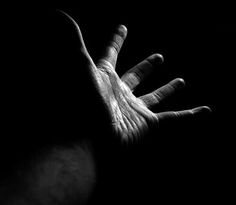
#> input picture assignment-1-transformations/3/code/third.jpg, 236 x 205 px
$ python myMainScript.py
#> lines starting #> are read from the running program, lines starting #| are printed output that depends on the picture
#> further down, img is the input picture: shape (205, 236, 3); min 0, max 255, mean 13.1
import numpy as np
import matplotlib.pyplot as plt
import matplotlib.image as mpimg
from PIL import Image

def plotImages(images, cmap='gray'):
    _, axes = plt.subplots(1,len(images))
    for i in range(len(images)):
        axes[i].imshow(images[i], cmap)
    plt.show()

def imhist(img):
    m,n = img.shape
    # img = np.clip(img*255,0,255).astype(int)
    H = [0.0]*256
    for i in range(m):
        for j in range(n):
            H[img[i,j]] += 1
    return np.array(H)/(m*n)

def median(hist):
    nz_hist = []
    for i in range(len(hist)):
        if hist[i]!=0:
            nz_hist.append(i)

    return nz_hist[round((len(nz_hist)+1)/2)]

def myHE(img):
    img = np.clip(img*255,0,255).astype(int)
    H = imhist(img)
    cdf = np.array([sum(H[:i+1]) for i in range(len(H))])
    sk = np.uint8(255*cdf)
    m,n = img.shape
    Y = np.zeros_like(img)
    for i in range(m):
        for j in range(n):
            Y[i,j] = sk[img[i,j]]
    HE = imhist(Y)
    return Y, H, HE

def bi_histogram(img):
    img = np.clip(img*255,0,255).astype(int)
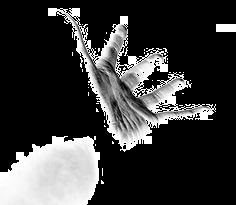
#> img: shape (205, 236) int64; min 0, max 255, mean 57
    H = imhist(img)
#> H = 256 values, max 0.726 at index 0, min 0 at index 3, mean 0.00391
    med = median(H)
#> after the loop in median, `for i in range(len(hist)):`: nz_hist = 255 values from 0 to 255
#> med = 129

    H1, H2 = H[:med], H[med:]
#> H1 = 129 values, max 0.726 at index 0, min 0 at index 3, mean 0.00591; H2 = 127 values, max 0.0331 at index 126, min 0.000269 at index 69, mean 0.00187
    cdf1, cdf2 = np.array([sum(H1[:i+1]) for i in range(len(H1))]), np.array([sum(H2[:i+1]) for i in range(len(H2))])
#> cdf1 = 129 values from 0.726 to 0.763; cdf2 = 127 values from 0.000475 to 0.237
    sk1, sk2 = np.uint8(255*cdf1), np.uint8(255*cdf2)
#> sk1 = 129 values from 185 to 194; sk2 = 127 values from 0 to 60
    m,n = img.shape
#> m = 205; n = 236
    Y = np.zeros_like(img)
    for i in range(m):
        for j in range(n):
            if (img[i,j] < med):
                Y[i,j] = sk1[img[i,j]]
            else:
                Y[i,j] = sk2[img[i,j]-med] + med
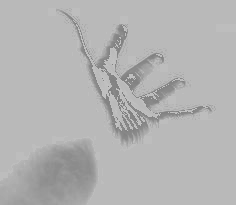
#> Y: shape (205, 236) int64; min 129, max 194, mean 179.2
    return Y


if __name__ == '__main__':
    img = mpimg.imread('third.jpg')
    bi_img = bi_histogram(img[:,:,0])
    eqImg, _, _ = myHE(img[:,:,0])
#> in myHE, `cdf = np.array([sum(H[:i+1]) for i in range(len(H))])`: cdf = 256 values from 0.726 to 1
#> in myHE, `sk = np.uint8(255*cdf)`: sk = 256 values from 185 to 254
#> after the loop in myHE, `for i in range(m):`:
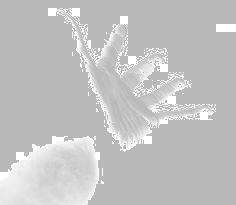
#> Y: shape (205, 236) int64; min 185, max 254, mean 194.7
#> in myHE, `HE = imhist(Y)`: HE = 256 values, max 0.729 at index 185, min 0 at index 0, mean 0.00391
    plotImages([img, bi_img, eqImg])
#> the loop in plotImages, `for i in range(len(images)):` made 3 passes
#> in plotImages, `plt.show()`:
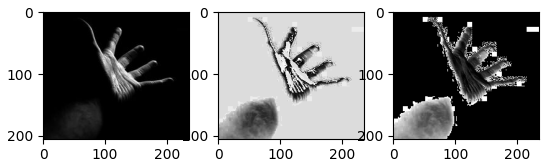
#> figure drawn by matplotlib, 3 panels
